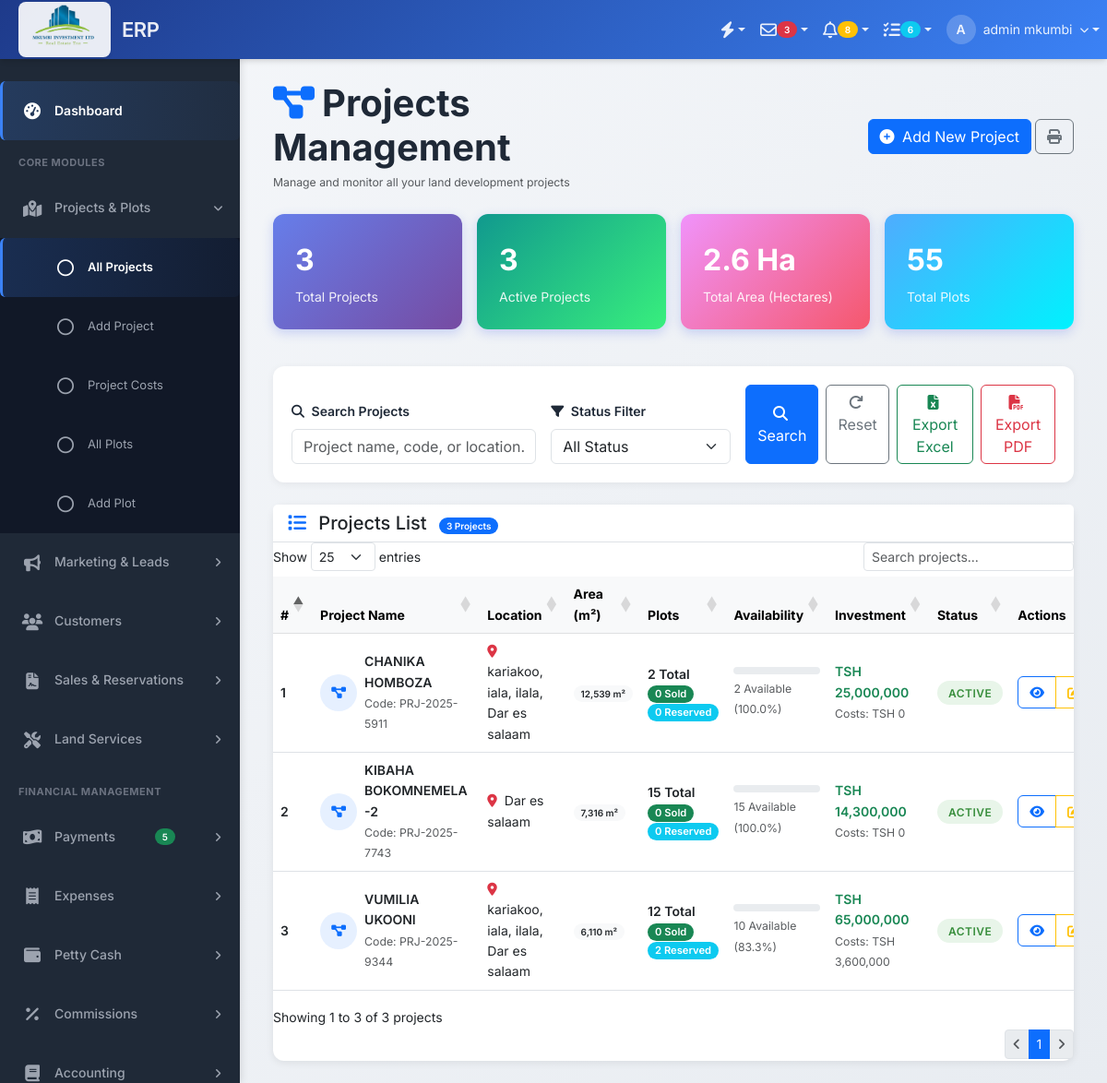
The app's page /modules/projects/index.php (signed in) with its own data.
### tables this page shows
CREATE TABLE `projects` (
  `project_id` int(11) NOT NULL,
  `company_id` int(11) NOT NULL,
  `project_name` varchar(200) NOT NULL,
  `project_code` varchar(50) DEFAULT NULL,
  `description` text DEFAULT NULL,
  `region_id` int(11) DEFAULT NULL,
  `district_id` int(11) DEFAULT NULL,
  `ward_id` int(11) DEFAULT NULL,
  `village_id` int(11) DEFAULT NULL,
  `physical_location` text DEFAULT NULL,
  `total_area` decimal(15,2) DEFAULT NULL COMMENT 'Total area in square meters',
  `total_plots` int(11) DEFAULT 0,
  `available_plots` int(11) DEFAULT 0,
  `reserved_plots` int(11) DEFAULT 0,
  `sold_plots` int(11) DEFAULT 0,
  `acquisition_date` date DEFAULT NULL,
  `closing_date` date DEFAULT NULL,
  `title_deed_path` varchar(255) DEFAULT NULL,
  `survey_plan_path` varchar(255) DEFAULT NULL,
  `contract_attachment_path` varchar(255) DEFAULT NULL,
  `coordinates_path` varchar(255) DEFAULT NULL,
  `status` enum('planning','active','completed','suspended') DEFAULT 'planning',
  `is_active` tinyint(1) DEFAULT 1,
  `created_at` timestamp NOT NULL DEFAULT current_timestamp(),
  `updated_at` timestamp NOT NULL DEFAULT current_timestamp() ON UPDATE current_timestamp(),
  `created_by` int(11) DEFAULT NULL,
  `land_purchase_price` decimal(15,2) DEFAULT NULL COMMENT 'Total cost to acquire land',
  `total_operational_costs` decimal(15,2) DEFAULT 0.00 COMMENT 'Survey, legal, development costs',
  `total_investment` decimal(15,2) GENERATED ALWAYS AS (`land_purchase_price` + `total_operational_costs`) STORED,
  `cost_per_sqm` decimal(10,2) DEFAULT NULL COMMENT 'Buying cost per square meter',
  `selling_price_per_sqm` decimal(10,2) DEFAULT NULL COMMENT 'Selling price per square meter',
  `profit_margin_percentage` decimal(5,2) DEFAULT 0.00,
  `total_expected_revenue` decimal(15,2) DEFAULT 0.00,
  `total_actual_revenue` decimal(15,2) DEFAULT 0.00
);

### modules/projects/index.php (the view, shortened to what the rows shown need)
<?php
$db = Database::getInstance();
$db->setCompanyId($_SESSION['company_id']);
$conn = $db->getConnection();
$company_id = $_SESSION['company_id'];
$sql = "SELECT
    p.*,
    r.region_name,
    d.district_name,
    w.ward_name,
    v.village_name,
    COUNT(DISTINCT pl.plot_id) as plot_count,
    SUM(CASE WHEN pl.status = 'available' THEN 1 ELSE 0 END) as available_count,
    SUM(CASE WHEN pl.status = 'reserved' THEN 1 ELSE 0 END) as reserved_count,
    SUM(CASE WHEN pl.status = 'sold' THEN 1 ELSE 0 END) as sold_count,
    COALESCE(SUM(pc.cost_amount), 0) as total_costs
FROM projects p
LEFT JOIN regions r ON p.region_id = r.region_id
LEFT JOIN districts d ON p.district_id = d.district_id
LEFT JOIN wards w ON p.ward_id = w.ward_id
LEFT JOIN villages v ON p.village_id = v.village_id
LEFT JOIN plots pl ON p.project_id = pl.project_id AND pl.is_active = 1
LEFT JOIN project_costs pc ON p.project_id = pc.project_id
WHERE p.company_id = ?";
$params = [$company_id];
$sql .= " GROUP BY p.project_id
ORDER BY p.created_at DESC";
try {
    $stmt = $conn->prepare($sql);
    $stmt->execute($params);
    $projects = $stmt->fetchAll(PDO::FETCH_ASSOC);
} catch (PDOException $e) {
    error_log("Projects query error: " . $e->getMessage());
    $projects = [];
    $stats = [
        'total_projects' => 0,
        'active_projects' => 0,
        'planning_projects' => 0,
        'completed_projects' => 0,
        'suspended_projects' => 0,
        'total_area' => 0,
        'total_plots' => 0
    ];
}
require_once '../../includes/header.php';
?>
<link rel="stylesheet" href="https://cdn.datatables.net/1.13.7/css/dataTables.bootstrap5.min.css">
<link rel="stylesheet" href="https://cdn.datatables.net/buttons/2.4.2/css/buttons.bootstrap5.min.css">
<link rel="stylesheet" href="https://cdn.datatables.net/responsive/2.5.0/css/responsive.bootstrap5.min.css">
<div class="content-header mb-4">
    <div class="container-fluid">
        <div class="row align-items-center">
            <div class="col-sm-6">
                <h1 class="m-0 fw-bold">
                    <i class="fas fa-project-diagram text-primary me-2"></i>Projects Management
                </h1>
            </div>
        </div>
    </div>
</div>
<section class="content">
    <div class="container-fluid">
        <div class="card project-card">
            <div class="card-body p-0">
                <div class="table-responsive">
                    <table class="table table-hover align-middle mb-0" id="projectsTable">
                        <thead class="table-light">
                            <tr>
                                <th width="5%">#</th>
                                <th>Project Name</th>
                                <th>Location</th>
                                <th>Area (m²)</th>
                                <th>Plots</th>
                                <th>Availability</th>
                                <th>Investment</th>
                                <th>Status</th>
                                <th width="12%">Actions</th>
                            </tr>
                        </thead>
                        <tbody>
                            <?php if (empty($projects)): ?>
                            <tr>
                                <td colspan="9" class="text-center text-muted py-5">
                                    <i class="fas fa-folder-open fa-3x mb-3 d-block"></i>
                                    <h5>No Projects Found</h5>
                                    <p>Start by creating your first project</p>
                                    <a href="create.php" class="btn btn-primary mt-2">
                                        <i class="fas fa-plus-circle me-1"></i> Add New Project
                                    </a>
                                </td>
                            </tr>
                            <?php else: ?>
                            <?php foreach ($projects as $index => $project):
                                $total_plots = $project['plot_count'];
                                $available = $project['available_count'];
                                $reserved = $project['reserved_count'];
                                $sold = $project['sold_count'];
                                $availability_percentage = $total_plots > 0 ? ($available / $total_plots) * 100 : 0;
                                $status_class = match($project['status']) {
                                    'planning' => 'status-planning',
                                    'active' => 'status-active',
                                    'completed' => 'status-completed',
                                    'suspended' => 'status-suspended',
                                    default => 'bg-secondary text-white'
                                };
                            ?>
                            <tr>
                                <td class="fw-semibold"><?php echo $index + 1; ?></td>
                                <td>
                                    <div class="d-flex align-items-center">
                                        <div class="flex-shrink-0 me-2">
                                            <div class="rounded-circle bg-primary bg-opacity-10 text-primary d-flex align-items-center justify-content-center"
                                                 style="width: 40px; height: 40px;">
                                                <i class="fas fa-project-diagram"></i>
                                            </div>
                                        </div>
                                        <div>
                                            <div class="fw-semibold">
                                                <?php echo htmlspecialchars($project['project_name']); ?>
                                            </div>
                                            <small class="text-muted">
                                                Code: <?php echo htmlspecialchars($project['project_code'] ?? 'N/A'); ?>
                                            </small>
                                        </div>
                                    </div>
                                </td>
                                <td>
                                    <div>
                                        <i class="fas fa-map-marker-alt text-danger me-1"></i>
                                        <?php
                                        $location_parts = array_filter([
                                            $project['village_name'],
                                            $project['ward_name'],
                                            $project['district_name'],
                                            $project['region_name']
                                        ]);
                                        echo htmlspecialchars(implode(', ', $location_parts) ?: 'Not specified');
                                        ?>
                                    </div>
                                </td>
                                <td>
                                    <span class="badge bg-light text-dark">
                                        <?php echo number_format($project['total_area'] ?? 0); ?> m²
                                    </span>
                                </td>
                                <td>
                                    <div class="d-flex flex-column">
                                        <span class="fw-semibold"><?php echo number_format($total_plots); ?> Total</span>
                                        <small class="text-muted">
                                            <span class="badge badge-counter bg-success"><?php echo $sold; ?> Sold</span>
                                            <span class="badge badge-counter bg-info"><?php echo $reserved; ?> Reserved</span>
                                        </small>
                                    </div>
                                </td>
                                <td>
                                    <div class="progress-custom mb-1">
                                    </div>
                                    <small class="text-muted">
                                        <?php echo $available; ?> Available (<?php echo number_format($availability_percentage, 1); ?>%)
                                    </small>
                                </td>
                                <td>
                                    <div class="fw-semibold text-success">
                                        TSH <?php echo number_format($project['total_investment'] ?? 0); ?>
                                    </div>
                                    <small class="text-muted">
                                        Costs: TSH <?php echo number_format($project['total_costs']); ?>
                                    </small>
                                </td>
                                <td>
                                    <span class="status-badge <?php echo $status_class; ?>">
                                        <?php echo ucfirst($project['status']); ?>
                                    </span>
                                </td>
                                <td class="table-actions">
                                    <div class="btn-group btn-group-sm" role="group">
                                        <a href="view.php?id=<?php echo $project['project_id']; ?>"
                                           class="btn btn-outline-primary action-btn"
                                           title="View Details">
                                            <i class="fas fa-eye"></i>
                                        </a>
                                        <a href="edit.php?id=<?php echo $project['project_id']; ?>"
                                           class="btn btn-outline-warning action-btn"
                                           title="Edit Project">
                                            <i class="fas fa-edit"></i>
                                        </a>
                                    </div>
                                </td>
                            </tr>
                            <?php endforeach; ?>
                            <?php endif; ?>
                        </tbody>
                    </table>
                </div>
            </div>
        </div>
    </div>
</section>
<?php
require_once '../../includes/footer.php';
?>

### records on screen
projects: project_name "CHANIKA HOMBOZA", project_code "PRJ-2025-5911", location_parts "kariakoo, iala, ilala, Dar es salaam", total_area "12,539", total_plots "2", sold "0", reserved "0", available "2", availability_percentage "100.0", total_investment "25,000,000", total_costs "0", status "ACTIVE"
projects: project_name "KIBAHA BOKOMNEMELA-2", project_code "PRJ-2025-7743", location_parts "Dar es salaam", total_area "7,316", total_plots "15", sold "0", reserved "0", available "15", availability_percentage "100.0", total_investment "14,300,000", total_costs "0", status "ACTIVE"
projects: project_name "VUMILIA UKOONI", project_code "PRJ-2025-9344", location_parts "kariakoo, iala, ilala, Dar es salaam", total_area "6,110", total_plots "12", sold "0", reserved "2", available "10", availability_percentage "83.3", total_investment "65,000,000", total_costs "3,600,000", status "ACTIVE"

### other values on screen
substr($_SESSION['full_name'] ?? 'U', 0, 1) "A"
$_SESSION['full_name'] "admin mkumbi"
$stats['total_projects'] "3"
$stats['active_projects'] "3"
$stats['total_plots'] "55"
count($projects) "3"
